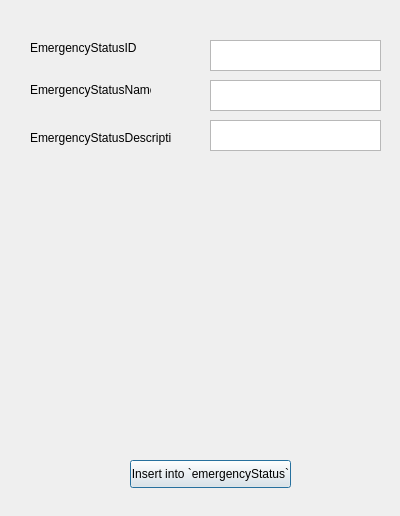
<?xml version="1.0" encoding="UTF-8"?>
<ui version="4.0">
 <class>DialogEmergencyStatusInsert</class>
 <widget class="QDialog" name="DialogEmergencyStatusInsert">
  <property name="geometry">
   <rect>
    <x>0</x>
    <y>0</y>
    <width>400</width>
    <height>516</height>
   </rect>
  </property>
  <property name="windowTitle">
   <string>Dialog</string>
  </property>
  <widget class="QTextEdit" name="textEditFlightID">
   <property name="geometry">
    <rect>
     <x>210</x>
     <y>40</y>
     <width>171</width>
     <height>31</height>
    </rect>
   </property>
  </widget>
  <widget class="QTextEdit" name="textEditFlightID_2">
   <property name="geometry">
    <rect>
     <x>210</x>
     <y>80</y>
     <width>171</width>
     <height>31</height>
    </rect>
   </property>
  </widget>
  <widget class="QTextEdit" name="textEditFlightID_4">
   <property name="geometry">
    <rect>
     <x>210</x>
     <y>120</y>
     <width>171</width>
     <height>31</height>
    </rect>
   </property>
  </widget>
  <widget class="QLabel" name="label">
   <property name="geometry">
    <rect>
     <x>30</x>
     <y>40</y>
     <width>121</width>
     <height>16</height>
    </rect>
   </property>
   <property name="text">
    <string>EmergencyStatusID</string>
   </property>
  </widget>
  <widget class="QLabel" name="label_2">
   <property name="geometry">
    <rect>
     <x>30</x>
     <y>80</y>
     <width>121</width>
     <height>20</height>
    </rect>
   </property>
   <property name="text">
    <string>EmergencyStatusName</string>
   </property>
  </widget>
  <widget class="QLabel" name="label_3">
   <property name="geometry">
    <rect>
     <x>30</x>
     <y>130</y>
     <width>141</width>
     <height>16</height>
    </rect>
   </property>
   <property name="text">
    <string>EmergencyStatusDescription</string>
   </property>
  </widget>
  <widget class="QPushButton" name="pushButton">
   <property name="geometry">
    <rect>
     <x>130</x>
     <y>460</y>
     <width>161</width>
     <height>28</height>
    </rect>
   </property>
   <property name="text">
    <string>Insert into `emergencyStatus`</string>
   </property>
  </widget>
 </widget>
 <resources/>
 <connections/>
</ui>
